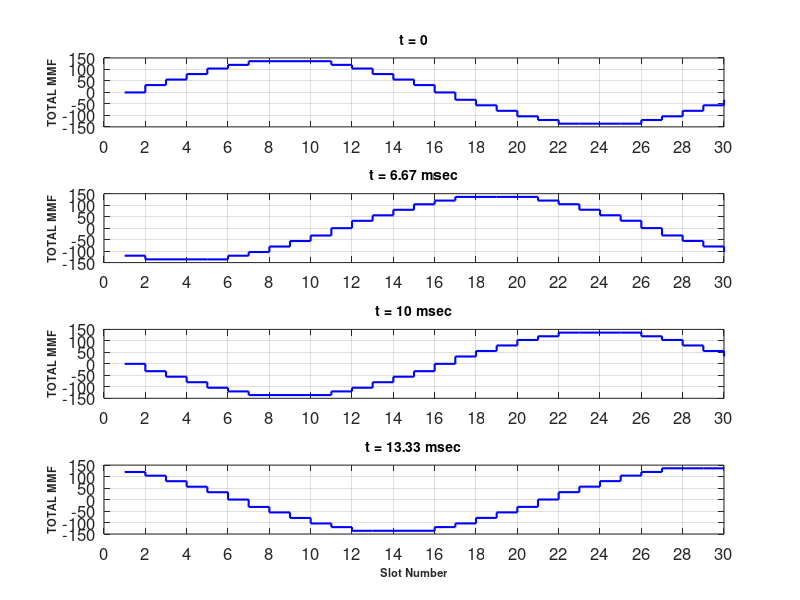
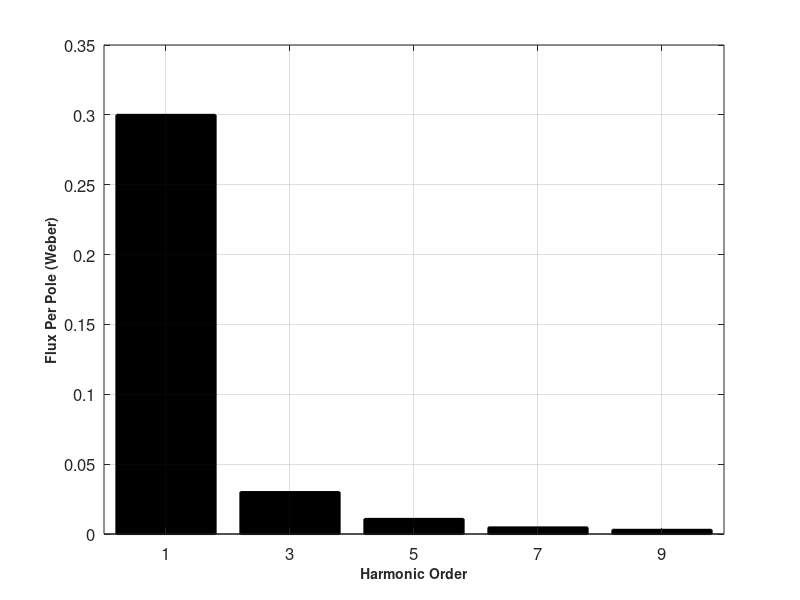
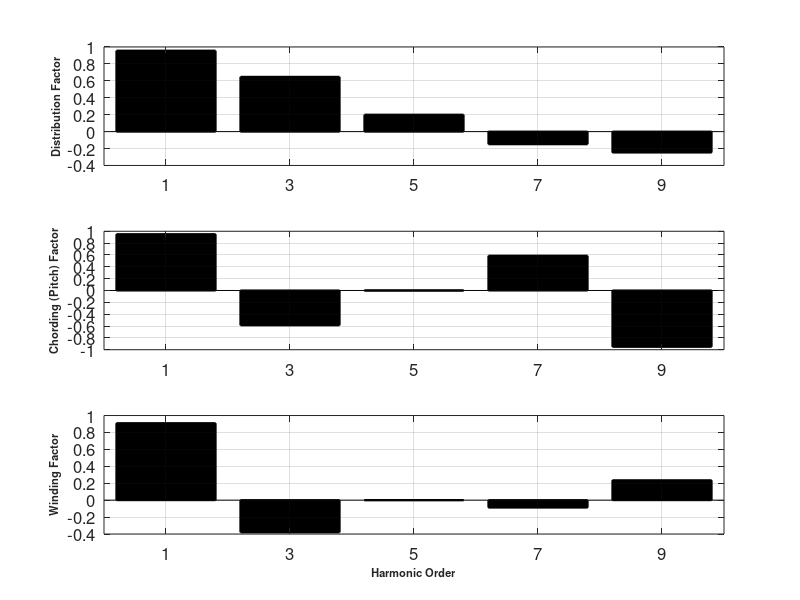
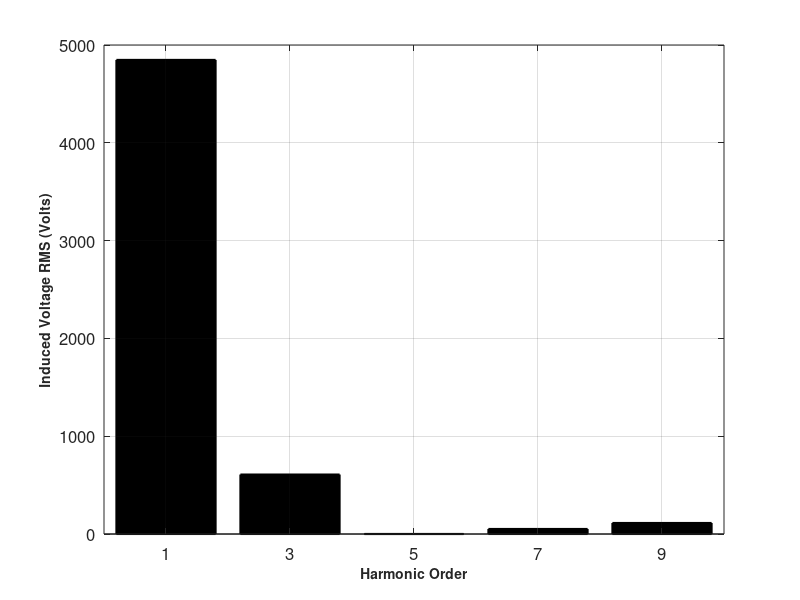

Write the MATLAB code that produced these figures, in order.

%% EE362 HW#1

%% NAME: _SOLUTION_
%% STUDENT NUMBER: 123456

%%
% Q.1)

% PART A
%%
% a) Pole number is 2 (see figure).
pole = 2;

%%
% b) There are a total of 30 slots in one layer.
slot_number = 30;

%%
% c) Electrical angle of one slot is: $slot-angle = 2\pi/slot-number =
% \pi/15$
slot_angle = 2*pi/slot_number;

%%
% d) Phase belt angle is the electrical angle for one pole of one phase
% $Phase-belt = 2\pi/2pole/3phase = pi/3$
phase = 3;
phase_belt = 2*pi/(pole*phase);

%%
% e) Number of slots per phase per pole is: $q=slot-number/pole/phase=5$
q = slot_number/(phase*pole);

%%
% f) Coil span is the angle spanning one coil:
% $\lambda$ = $12\pi/15 = 4\pi/5$
coil_span = pi*4/5;

%%
% g) Total number of series turns per phase:
% $N_{ph} = turn-in-one-coil x layer x slot-number$
%%
% $N_{ph} = 8 x 2 x 5 = 80$
conductor = 8;
layer = 2;
Nph = q*conductor*layer*(pole/2);

%%
% h) Distribution factor: $k_d = 0.9567$
kd = sin(q*slot_angle/2)/(q*sin(slot_angle/2));

%%
% i) Pitch factor: $k_c = 0.9511$
kc = sin(coil_span/2);

%%
% j) Winding factor: $k_w = 0.91$
kw = kd*kc;

%%
% k) Mechanical speed of the air gap MMF: Nr = 3000 rpm
frequency = 50;
Nr = 120*frequency/pole;


%%
% PART B

%%
% Parts a, b, c, d)

peak_current = 2; % Amps

parts = 4;

% Define MMF components
mmfa = zeros(parts,slot_number);
mmfb = zeros(parts,slot_number);
mmfc = zeros(parts,slot_number);
mmftotal = zeros(parts,slot_number);

% Time array is the time instants at which MMF will be calculated
time_array = [0,6.67e-3,10e-3,13.33e-3];

for l = 1:parts
    
    % Define the time according the index l
    time = time_array(l);
    
    % Calculate the phase currents at that time instant
    Ia = peak_current*cos(2*pi*frequency*time);
    Ib = peak_current*cos(2*pi*50*time-2*pi/3);
    Ic = peak_current*cos(2*pi*50*time-4*pi/3);
    
    MMFa_layer1 = conductor*[Ia,Ia,Ia,Ia,Ia,0,0,0,0,0,0,0,0,0,0,-Ia,-Ia,...
        -Ia,-Ia,-Ia,0,0,0,0,0,0,0,0,0,0];
    MMFa_layer2 = conductor*[Ia,Ia,0,0,0,0,0,0,0,0,0,0,-Ia,-Ia,-Ia,-Ia,...
        -Ia,0,0,0,0,0,0,0,0,0,0,Ia,Ia,Ia];
    
    MMFb_layer1 = conductor*[0,0,0,0,0,0,0,0,0,0,Ib,Ib,Ib,Ib,Ib,0,0,0,0,0,...
        0,0,0,0,0,-Ib,-Ib,-Ib,-Ib,-Ib];
    MMFb_layer2 = conductor*[0,0,0,0,0,0,0,Ib,Ib,Ib,Ib,Ib,0,0,0,0,0,0,0,0,...
        0,0,-Ib,-Ib,-Ib,-Ib,-Ib,0,0,0];
    
    MMFc_layer1 = conductor*[0,0,0,0,0,-Ic,-Ic,-Ic,-Ic,-Ic,0,0,0,0,0,0,0,...
        0,0,0,Ic,Ic,Ic,Ic,Ic,0,0,0,0,0];
    MMFc_layer2 = conductor*[0,0,-Ic,-Ic,-Ic,-Ic,-Ic,0,0,0,0,0,0,0,0,0,0,...
        Ic,Ic,Ic,Ic,Ic,0,0,0,0,0,0,0,0];
    
    for k = 1:slot_number
        mmfa(l,k) = sum(MMFa_layer1(1:k))+sum(MMFa_layer2(1:k));
        mmfb(l,k) = sum(MMFb_layer1(1:k))+sum(MMFb_layer2(1:k));
        mmfc(l,k) = sum(MMFc_layer1(1:k))+sum(MMFc_layer2(1:k));
    end
    
    % To get rid of the offset on the MMF waveforms, use the following
    % routine for each phase MMF
    average = sum(mmfa(l,:))/slot_number;
    mmfa(l,:) = mmfa(l,:)-average;
    average = sum(mmfb(l,:))/slot_number;
    mmfb(l,:) = mmfb(l,:)-average;
    average = sum(mmfc(l,:))/slot_number;
    mmfc(l,:) = mmfc(l,:)-average;
    
    mmftotal(l,:) = mmfa(l,:)+mmfb(l,:)+mmfc(l,:);
    
end


%%
% Part e)

subplot(4,1,1)
stairs(mmfa(1,:),'b- ','Linewidth',1.5)
grid on;
set(gca,'FontSize',12);
ylabel('Phase A MMF','FontSize',8,'FontWeight','Bold');
set(gca,'xtick',[0:2:30]);
title('t = 0','FontSize',10,'FontWeight','Bold')

subplot(4,1,2)
stairs(mmfa(2,:),'b- ','Linewidth',1.5)
grid on;
set(gca,'FontSize',12);
ylabel('Phase A MMF','FontSize',8,'FontWeight','Bold');
set(gca,'xtick',[0:2:30]);
title('t = 6.67 msec','FontSize',10,'FontWeight','Bold')

subplot(4,1,3)
stairs(mmfa(3,:),'b- ','Linewidth',1.5)
grid on;
set(gca,'FontSize',12);
ylabel('Phase A MMF','FontSize',8,'FontWeight','Bold');
set(gca,'xtick',[0:2:30]);
title('t = 10 msec','FontSize',10,'FontWeight','Bold')

subplot(4,1,4)
stairs(mmfa(4,:),'b- ','Linewidth',1.5)
grid on;
set(gca,'FontSize',12);
xlabel('Slot Number','FontSize',8,'FontWeight','Bold');
ylabel('Phase A MMF','FontSize',8,'FontWeight','Bold');
set(gca,'xtick',[0:2:30]);
title('t = 13.33 msec','FontSize',10,'FontWeight','Bold')


%%
% Since the MMF is due to phase-A (1 phase), it is pulsating over time. We
% can observe that the maximum peak-to-peak is obtained at "t=0" which is
% the instant where phase-A current is maximum. We can also observe that
% at "t = 10msec" which is the half period for a 50 Hz voltage, the
% waveform is completely reversed.


%%
% Parf f)

subplot(3,1,1)
stairs(mmfa(1,:),'b- ','Linewidth',1.5)
grid on;
set(gca,'FontSize',12);
ylabel('Phase A MMF','FontSize',8,'FontWeight','Bold');
set(gca,'xtick',[0:2:30]);
title('t = 0','FontSize',10,'FontWeight','Bold')


subplot(3,1,2)
stairs(mmfb(1,:),'b- ','Linewidth',1.5)
grid on;
set(gca,'FontSize',12);
ylabel('Phase B MMF','FontSize',8,'FontWeight','Bold');
set(gca,'xtick',[0:2:30]);
title('t = 0','FontSize',10,'FontWeight','Bold')


subplot(3,1,3)
stairs(mmfc(1,:),'b- ','Linewidth',1.5)
grid on;
set(gca,'FontSize',12);
ylabel('Phase C MMF','FontSize',8,'FontWeight','Bold');
set(gca,'xtick',[0:2:30]);
title('t = 0','FontSize',10,'FontWeight','Bold')
xlabel('Slot Number','FontSize',8,'FontWeight','Bold');


%%
% At "t=0", phase A current is maximum which can also be observed on the
% MMF waveforms of each phase. Phase-B and Phase-C MMF's are at their
% negative half-cycles with half of the peak-to-peak value compared to
% Phase-A MMF.

%%
% Parf g)

subplot(3,1,1)
stairs(mmfa(2,:),'b- ','Linewidth',1.5)
grid on;
set(gca,'FontSize',12);
ylabel('Phase A MMF','FontSize',8,'FontWeight','Bold');
set(gca,'xtick',[0:2:30]);
title('t = 6.67 msec','FontSize',10,'FontWeight','Bold')

subplot(3,1,2)
stairs(mmfb(2,:),'b- ','Linewidth',1.5)
grid on;
set(gca,'FontSize',12);
ylabel('Phase B MMF','FontSize',8,'FontWeight','Bold');
set(gca,'xtick',[0:2:30]);
title('t = 6.67 msec','FontSize',10,'FontWeight','Bold')

subplot(3,1,3)
stairs(mmfc(2,:),'b- ','Linewidth',1.5)
grid on;
set(gca,'FontSize',12);
ylabel('Phase C MMF','FontSize',8,'FontWeight','Bold');
set(gca,'xtick',[0:2:30]);
title('t = 6.67 msec','FontSize',10,'FontWeight','Bold')
xlabel('Slot Number','FontSize',8,'FontWeight','Bold');


%%
% At "t=6.67msec", phase B current is maximum and its MMF waveform has its
% maximum peak-to-peak value. Phase-A and Phase-C MMF's are at their
% negative half-cycles this time, with half of the peak-to-peak value
% compared to Phase-B MMF.


%%
% Parf h)


subplot(3,1,1)
stairs(mmfa(4,:),'b- ','Linewidth',1.5)
grid on;
set(gca,'FontSize',12);
ylabel('Phase A MMF','FontSize',8,'FontWeight','Bold');
set(gca,'xtick',[0:2:30]);
title('t = 13.33 msec','FontSize',10,'FontWeight','Bold')

subplot(3,1,2)
stairs(mmfb(4,:),'b- ','Linewidth',1.5)
grid on;
set(gca,'FontSize',12);
ylabel('Phase B MMF','FontSize',8,'FontWeight','Bold');
set(gca,'xtick',[0:2:30]);
title('t = 13.33 msec','FontSize',10,'FontWeight','Bold')

subplot(3,1,3)
stairs(mmfc(4,:),'b- ','Linewidth',1.5)
grid on;
set(gca,'FontSize',12);
ylabel('Phase C MMF','FontSize',8,'FontWeight','Bold');
set(gca,'xtick',[0:2:30]);
title('t = 13.33 msec','FontSize',10,'FontWeight','Bold')
xlabel('Slot Number','FontSize',8,'FontWeight','Bold');


%%
% The situation is very similar to the previous cases, only Phase-C MMF is
% at its maximum at "t=13.33 msec" as expected.


%%
% Parf i)

subplot(4,1,1)
stairs(mmfa(1,:),'b- ','Linewidth',1.5)
grid on;
set(gca,'FontSize',12);
ylabel('Phase A MMF','FontSize',8,'FontWeight','Bold');
set(gca,'xtick',[0:2:30]);
title('t = 0','FontSize',10,'FontWeight','Bold')

subplot(4,1,2)
stairs(mmfb(1,:),'b- ','Linewidth',1.5)
grid on;
set(gca,'FontSize',12);
ylabel('Phase B MMF','FontSize',8,'FontWeight','Bold');
set(gca,'xtick',[0:2:30]);
title('t = 0','FontSize',10,'FontWeight','Bold')

subplot(4,1,3)
stairs(mmfc(1,:),'b- ','Linewidth',1.5)
grid on;
set(gca,'FontSize',12);
ylabel('Phase C MMF','FontSize',8,'FontWeight','Bold');
set(gca,'xtick',[0:2:30]);
title('t = 0','FontSize',10,'FontWeight','Bold')

subplot(4,1,4)
stairs(mmftotal(1,:),'b- ','Linewidth',1.5)
grid on;
set(gca,'FontSize',12);
ylabel('TOTAL MMF','FontSize',8,'FontWeight','Bold');
set(gca,'xtick',[0:2:30]);
title('t = 0','FontSize',10,'FontWeight','Bold')
xlabel('Slot Number','FontSize',8,'FontWeight','Bold');



%%
% Here, it is observed that at each instant (say "t=0"), sum of the three
% MMF waveforms of individual phases (the resultant or the total MMF) is
% a near-sinusoidal waveform with a better shape and peak-value 3/2 times
% the peak value of phase-A. 


%%
% Parf j)


subplot(4,1,1)
stairs(mmftotal(1,:),'b- ','Linewidth',1.5)
grid on;
set(gca,'FontSize',12);
ylabel('TOTAL MMF','FontSize',8,'FontWeight','Bold');
set(gca,'xtick',[0:2:30]);
title('t = 0','FontSize',10,'FontWeight','Bold');

subplot(4,1,2)
stairs(mmftotal(2,:),'b- ','Linewidth',1.5)
grid on;
set(gca,'FontSize',12);
ylabel('TOTAL MMF','FontSize',8,'FontWeight','Bold');
set(gca,'xtick',[0:2:30]);
title('t = 6.67 msec','FontSize',10,'FontWeight','Bold');

subplot(4,1,3)
stairs(mmftotal(3,:),'b- ','Linewidth',1.5)
grid on;
set(gca,'FontSize',12);
ylabel('TOTAL MMF','FontSize',8,'FontWeight','Bold');
set(gca,'xtick',[0:2:30]);
title('t = 10 msec','FontSize',10,'FontWeight','Bold');

subplot(4,1,4)
stairs(mmftotal(4,:),'b- ','Linewidth',1.5)
grid on;
set(gca,'FontSize',12);
ylabel('TOTAL MMF','FontSize',8,'FontWeight','Bold');
set(gca,'xtick',[0:2:30]);
title('t = 13.33 msec','FontSize',10,'FontWeight','Bold');
xlabel('Slot Number','FontSize',8,'FontWeight','Bold');



%%
% It can be observed that the resultant MMF is a rotating MMF (its phase
% is shifted at each time instant). The peak value does not change, which
% is 3/2 times the maximum peak value of the pulsating MMF waveforms. The
% frequency of the total MMF can also be observed as 50 Hz as the
% difference between positive half cycle and negative half cycle is 10
% msec. This was also expected since the machine has 2 poles.


%%
% Parf k)
%%
% Phase sequence should be A-C-B

%%
% Q.2)

%%
% All parts)

% Define parameters
length = 0.5;
radius = 0.3;

flux_density = [1,0.3,0.18,0.11,0.09];

% Define harmonic order variable
harmonic = 1:2:9;

% Define variables
kd = zeros(1,numel(harmonic));
kc = zeros(1,numel(harmonic));
kw = zeros(1,numel(harmonic));
flux = zeros(1,numel(harmonic));
induced_voltage = zeros(1,numel(harmonic));

for k = 1:numel(harmonic)
    flux(k) = 4*flux_density(k)*radius*length/(pole*harmonic(k));
    frequency = 50;
    slot_angle_rad = slot_angle;
    kd(k) = sin(harmonic(k)*q*slot_angle_rad/2)/...
        (q*sin(harmonic(k)*slot_angle_rad/2));
    kc(k) = sin(harmonic(k)*coil_span/2);
    kw(k) = kc(k)*kd(k);
    induced_voltage(k) = 4.44*Nph*flux(k)*frequency*harmonic(k)*kw(k);
end


%%
% Pard a)


figure;
bar(harmonic,flux,'k','Linewidth',1.5);
grid on;
set(gca,'FontSize',12);
ylabel('Flux Per Pole (Weber)','FontSize',10,'FontWeight','Bold');
set(gca,'xtick',[1:2:9]);
xlabel('Harmonic Order','FontSize',10,'FontWeight','Bold');


%%
% Pard b)

figure;
subplot(3,1,1);
bar(harmonic,kd,'k','Linewidth',1.5);
grid on;
set(gca,'FontSize',12);
ylabel('Distribution Factor','FontSize',8,'FontWeight','Bold');
set(gca,'xtick',[1:2:9]);
set(gca,'ytick',[-1:0.2:1]);

subplot(3,1,2);
bar(harmonic,kc,'k','Linewidth',1.5);
grid on;
set(gca,'FontSize',12);
ylabel('Chording (Pitch) Factor','FontSize',8,'FontWeight','Bold');
set(gca,'xtick',[1:2:9]);
set(gca,'ytick',[-1:0.2:1]);

subplot(3,1,3);
bar(harmonic,kw,'k','Linewidth',1.5);
grid on;
set(gca,'FontSize',12);
ylabel('Winding Factor','FontSize',8,'FontWeight','Bold');
set(gca,'xtick',[1:2:9]);
xlabel('Harmonic Order','FontSize',8,'FontWeight','Bold');
set(gca,'ytick',[-1:0.2:1]);


%%
% The distribution factor decreases as the harmonic order increase, which
% is desired to reduce the harmonic components on the induced voltages. On
% the other hand, due to the utilization of distributed windings, the
% distribution factor for the fundamental also decreases which will result
% in a reduction on the fundamental voltages.
%%
% The pitch (or chording) factor is zero for the 5th harmonic as expected.
% It is below 1 for the fundamental component which will also contribute to
% the reduction on the fundamental voltages.
%%
% From the winding factor plot, it can be observed that, the 5th harmonic
% can completely be eliminated. Although chording factor is high for 7th
% and 9th harmonics, they are reduced by their distribution factor
% significantly. The 3rd harmonic winding factor still seems to be an
% issue. The fundamental component reduction on the fundamental voltages is
% at acceptable levels.
%% 
% The negative winding factor components are expected to result in out of
% phase waveforms for those particular harmonics.


%%
% Pard c)

figure;
bar(harmonic,abs(induced_voltage),'k','Linewidth',1.5);
grid on;
set(gca,'FontSize',12);
ylabel('Induced Voltage RMS (Volts)','FontSize',10,'FontWeight','Bold');
set(gca,'xtick',[1:2:9]);
xlabel('Harmonic Order','FontSize',10,'FontWeight','Bold');


%%
% On the line-to-neutral voltages, 5th, 7th and 9th harmonic components are
% reduced significantly, on the other hand, 3rd harmonic component (around
% 13 % of the fundamental component) is still an issue to be dealt with.


%%
% Part d)

% Define angle array
theta = 0:pi/180:2*pi;

% Define flux for each harmonic
flux_harmonic = zeros(numel(harmonic),numel(theta));
flux_actual = zeros(1,numel(theta));

for m = 1:numel(harmonic)
    flux_function(m,:) = flux(m)*sin(harmonic(m)*theta);
end

flux_actual(1,:) = sum(flux_function(:,:));

figure;
plot(theta*180/pi,flux_actual,'b- ','Linewidth',1.5);
hold on;
plot(theta*180/pi,flux_function(1,:),'r- ','Linewidth',1.5);
hold off;
grid on;
set(gca,'FontSize',12);
ylabel('Overall Flux Per Pole (Weber)','FontSize',10,'FontWeight','Bold');
xlabel('Electrical Angle (Degrees)','FontSize',10,'FontWeight','Bold');


%%
% Part e, f)

% Define time array
t = 0:1e-5:20e-3;

voltage_harmonic_a = zeros(numel(harmonic),numel(t));
voltage_harmonic_b = zeros(numel(harmonic),numel(t));
voltage_actual_a = zeros(1,numel(t));
voltage_actual_b = zeros(1,numel(t));

for m = 1:numel(harmonic)
    voltage_function_a(m,:) = induced_voltage(m)*sqrt(2)*...
        sin(2*pi*harmonic(m)*50*t);
    voltage_function_b(m,:) = induced_voltage(m)*sqrt(2)*...
        sin(harmonic(m)*(2*pi*50*t-2*pi/3));
end

voltage_actual_a(1,:) = sum(voltage_function_a(:,:));
voltage_actual_b(1,:) = sum(voltage_function_b(:,:));

linetoline = voltage_actual_a-voltage_actual_b;


figure;
plot(t,voltage_actual_a(1,:),'b- ','Linewidth',1.5);
hold on;
plot(t,voltage_function_a(1,:),'r- ','Linewidth',1.5);
hold off;
grid on;
set(gca,'FontSize',12);
ylabel('Line to Neutral Voltage(Volts)','FontSize',10,'FontWeight','Bold');
xlabel('Time (Seconds)','FontSize',10,'FontWeight','Bold');

figure;
plot(t,linetoline(1,:),'k- ','Linewidth',1.5);
grid on;
set(gca,'FontSize',12);
ylabel('Line to Line Voltage (Volts)','FontSize',10,'FontWeight','Bold');
xlabel('Time (Seconds)','FontSize',10,'FontWeight','Bold');


%%
% Part g)

%%
% The actual line-to-neutral waveform seems highly distorted due to mostly
% 3rd harmonic and some 9th harmonic. One adverse effect of the harmonic
% content is the increase of the peak value as the peak difference between
% the actual and fundamental is around 1 kV.
%%
% It can be observed from the line-to-line voltage waveform that, the
% triplen harmonics (3rd and 9th) are eliminated and the resultant
% waveform is lowly distorted. This is one of the advantages of using Y
% connected machines.
%%
% All in all, the four harmonic components on the air gap flux density have
% been eliminated by different methods.


%%
% Q.3)

%%
% Part a)


%%
% Since the rotor rotation dirction and the MMF waveform direction produced
% by the stator windings are the same, the induced voltage frequency can be
% calculated by the relative speed (their difference) as following:

%%
% $f$ = $f_{stator}-f_{rotor}$

%%
% $f$ = $50 - Nr*p/120$

%%
% Nr = 1400, p = 4

%%
% $f$ = $50 - 1400*4/120$

%%
% f = 3.33 Hz


%%
% Part b)

%%
% Using the same procedure in (a):

%%
% f = 13.33 Hz


%%
% Part c)

%%
% When the rotor direction is reversed, the relative speed will be the sum 
% of two frequencies which can be calcuulated as follows:

%%
% $f$ = $f_{stator}+f_{rotor}$

%%
% $f$ = $50 + Nr*p/120$

%%
% Nr = 1400, p = 4

%%
% $f$ = $50 + 1400*4/120$

%%
% f = 96.67 Hz


%%
% Part d)

%%
% Using the same procedure in (c):

%%
% f = 86.67 Hz

